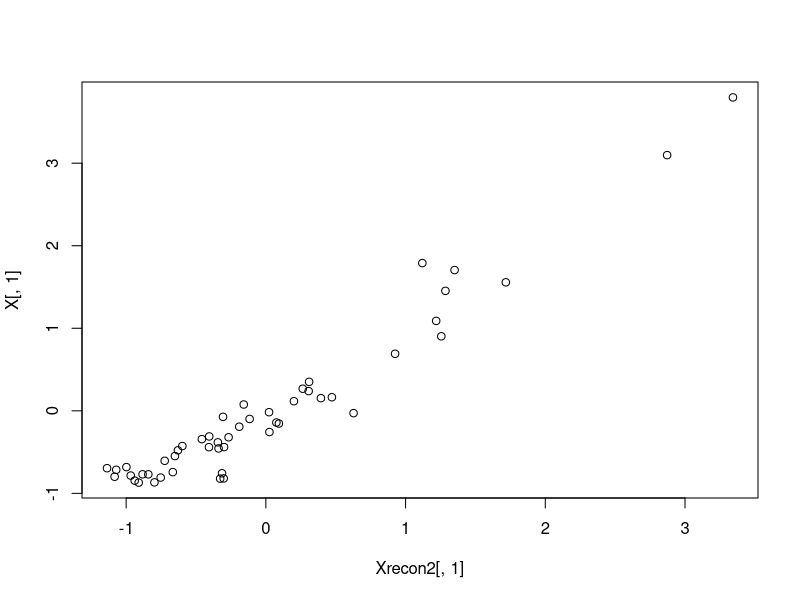
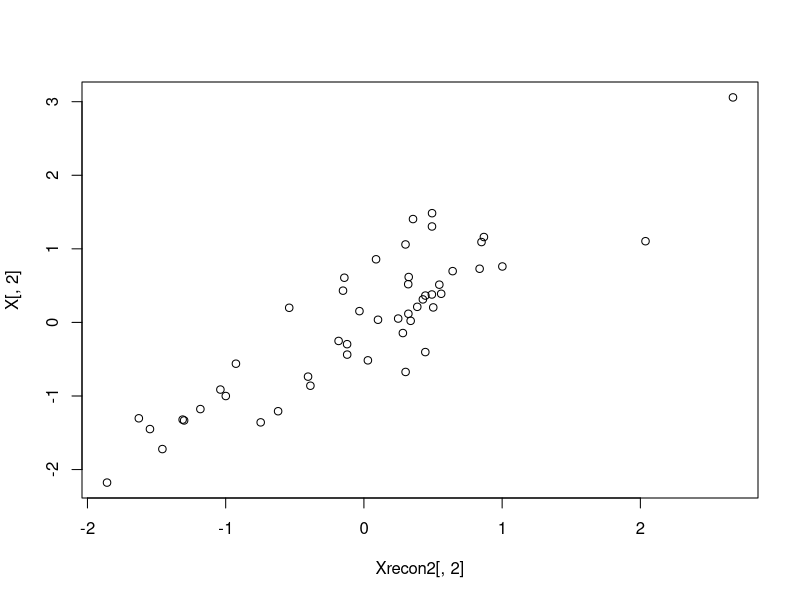
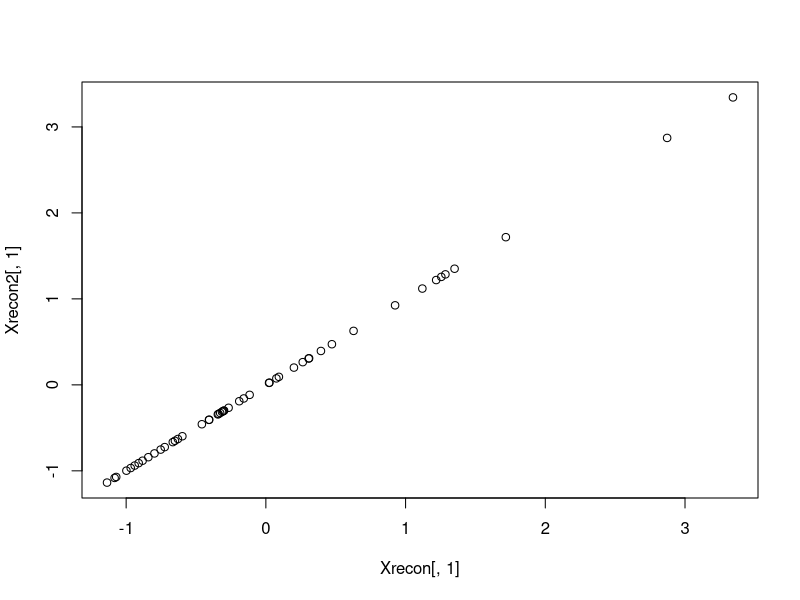

Reproduce these figures in R, in order.
# --------------------------------------------------------------------#
# The following is an EM algorithm for principal components analysis. #
# See Murphy, 2012 Probabilistic Machine Learning 12.2.5              #
# --------------------------------------------------------------------#

#####################
### Main Function ###
#####################

PCAEM = function(X, nComp=2, tol=.00001, maxits=100, showits=T){
  # Arguments X: numeric data, nComp: number of components
  # tol = tolerance level, maxits: maximum iterations, showits: show iterations
  require(pracma) # for orthonormal basis of W; pcaMethods package has also
  
  # starting points and other initializations
  N = nrow(X)
  D = ncol(X)
  L = nComp
  Xt = t(X)
  Z = t(replicate(L, rnorm(N)))                                    # latent variables
  W = replicate(L, rnorm(D))                                       # loadings
  
  it = 0
  converged = FALSE
    
  if (showits)                                                     
    cat(paste("Iterations of EM:", "\n"))
  while ((!converged) & (it < maxits)) {                           # while no convergence and we haven't reached our max iterations do this stuff
    Z.old = Z                                                      # create 'old' values for comparison
    Z = solve(t(W)%*%W) %*% crossprod(W, Xt)                       # E
    W = Xt%*%t(Z) %*% solve(tcrossprod(Z))                         # M

    it = it + 1
    if (showits & (it == 1 | it%%5 == 0))                          # if showits, show first and every 5th iteration
      cat(paste(format(it), "...", "\n", sep = ""))
    converged = max(abs(Z.old-Z)) <= tol
  }
  
  # calculate reconstruction error
  Xrecon = W %*% Z
  reconerr = sum((Xrecon-t(X))^2)
  
  # orthogonalize
  W = orth(W)
  evs = eigen(cov(X %*% W))
  evals = evs$values
  evecs = evs$vectors
  
  W = W %*% evecs
  Z = X %*% W

  if (showits)                                                     # Show last iteration
    cat(paste0(format(it), "...", "\n"))
  
  return(list(scores=Z, loadings=W, reconerr=reconerr, Xrecon=t(Xrecon)))
}

###############
### Example ###
###############

### Get data and run
# state.x77 is the data; various state demographics
X = scale(state.x77)
outEM = PCAEM(X=X, nComp=4, tol=1e-12, maxit=1000)
outEM

# Examine reconstructed values vs. original
Xrecon = outEM$Xrecon
mean((Xrecon-X)^2)  


### compare results to output from pcaMethods; note that signs for loadings/scores may be different
library(pcaMethods)
outpcam = pca(X, nPcs=4, method='svd')

# compare loadings and scores
sum((abs(loadings(outpcam))-abs(outEM$loadings))^2)
abs(round(cbind(scores(outpcam), outEM$scores), 2))

# compare reconstructed data sets
Xrecon2 = scores(outpcam) %*% t(loadings(outpcam))
mean((Xrecon2-X)^2)
mean(abs(Xrecon2-Xrecon))

# plots
plot(Xrecon2[,1], X[,1])
plot(Xrecon2[,2], X[,2])

plot(Xrecon[,1], Xrecon2[,1])
